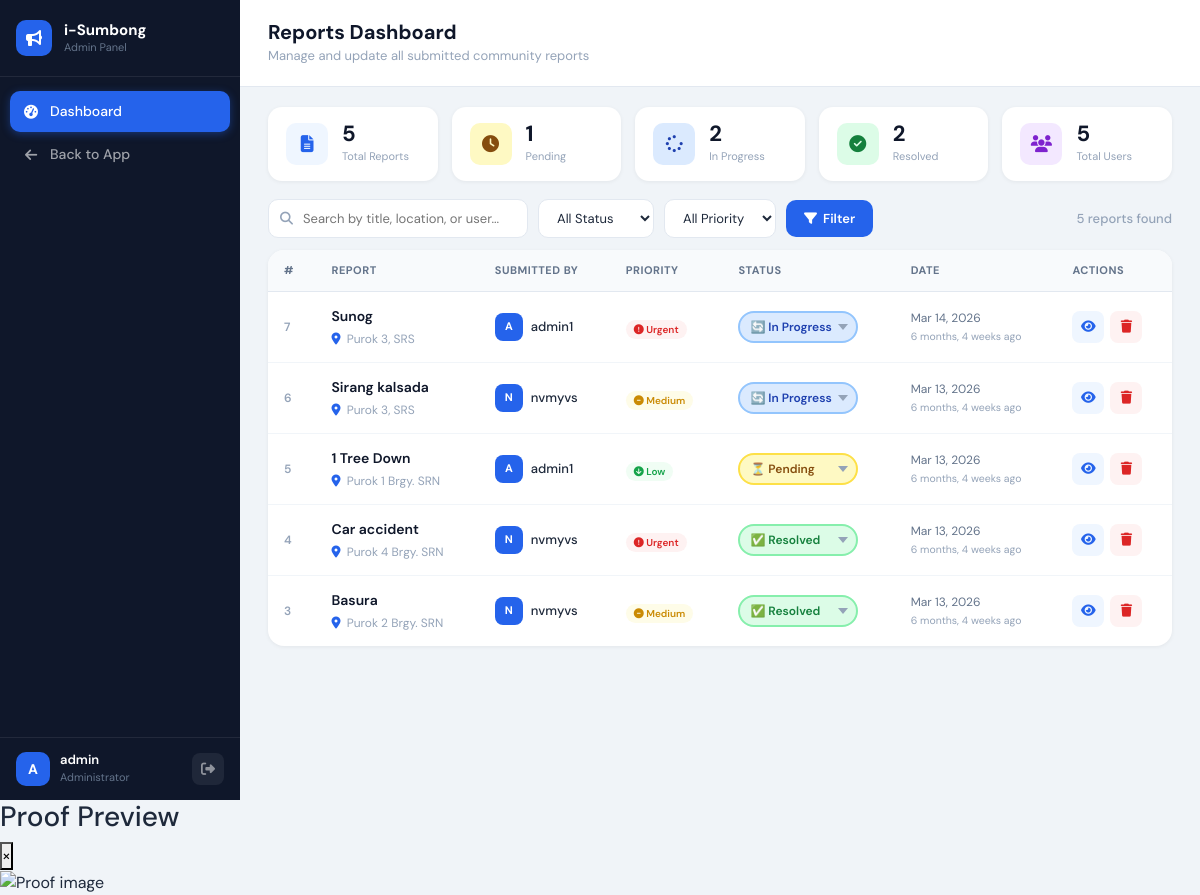
/admin-dashboard/ (signed in), run on the app's committed database.
### base/models.py (models this page shows, shortened)
class Report(models.Model):
    PRIORITY_CHOICES = [
        ('low', 'Low'),
        ('medium', 'Medium'),
        ('high', 'High'),
    ]
    STATUS_CHOICES = [
        ('pending', 'Pending'),
        ('in_progress', 'In Progress'),
        ('resolved', 'Resolved'),
    ]
    user = models.ForeignKey(User, on_delete=models.CASCADE, related_name='reports')
    title = models.CharField(max_length=255)
    location = models.CharField(max_length=255)
    priority = models.CharField(max_length=10, choices=PRIORITY_CHOICES, default='low')
    description = models.TextField()
    photo = models.ImageField(upload_to='reports/', blank=True, null=True)
    status = models.CharField(max_length=20, choices=STATUS_CHOICES, default='pending')
    created_at = models.DateTimeField(auto_now_add=True)
    updated_at = models.DateTimeField(auto_now=True)
    class Meta:
        ordering = ['-created_at']

### base/views.py (the view, shortened to what this page needs)
# urls.py: path('admin-dashboard/', views.admin_dashboard, name='admin_dashboard'),
@login_required
def admin_dashboard(request):
    if not request.user.is_staff:
        return redirect('home')
    status_filter = request.GET.get('status', '')
    priority_filter = request.GET.get('priority', '')
    search_query = request.GET.get('q', '')
    reports = Report.objects.all().select_related('user')
    if status_filter:
        reports = reports.filter(status=status_filter)
    if priority_filter:
        reports = reports.filter(priority=priority_filter)
    if search_query:
        reports = reports.filter(title__icontains=search_query) | reports.filter(location__icontains=search_query) | reports.filter(user__username__icontains=search_query)
    all_reports = Report.objects.all()
    context = {
        'reports': reports,
        'total': all_reports.count(),
        'pending': all_reports.filter(status='pending').count(),
        'in_progress': all_reports.filter(status='in_progress').count(),
        'resolved': all_reports.filter(status='resolved').count(),
        'total_users': User.objects.count(),
        'status_filter': status_filter,
        'priority_filter': priority_filter,
        'search_query': search_query,
    }
    return render(request, 'base/admin_dashboard.html', context)

### base/templates/base/admin_dashboard.html (shortened to what this page needs)
{% extends 'base/base.html' %}
{% load static %}
{% block full_content %}
<div class="admin-layout">
    <aside class="admin-sidenav">
        <div class="admin-sidenav-header">
            <div class="admin-brand">
                <div class="admin-brand-icon"><i class="fas fa-bullhorn"></i></div>
                <div>
                    <span class="admin-brand-title">i-Sumbong</span>
                    <span class="admin-brand-sub">Admin Panel</span>
                </div>
            </div>
        </div>
        <nav class="admin-nav">
            <a href="{% url 'admin_dashboard' %}" class="admin-nav-link active">
                <i class="fas fa-gauge-high"></i>
                <span>Dashboard</span>
            </a>
            <a href="{% url 'home' %}" class="admin-nav-link">
                <i class="fas fa-arrow-left"></i>
                <span>Back to App</span>
            </a>
        </nav>
        <div class="admin-sidenav-footer">
            <div class="admin-user-info">
                <div class="admin-avatar">{{ request.user.username|first|upper }}</div>
                <div>
                    <p class="admin-username">{{ request.user.username }}</p>
                    <p class="admin-role">Administrator</p>
                </div>
            </div>
            <a href="{% url 'logout' %}" class="admin-logout">
                <i class="fas fa-right-from-bracket"></i>
            </a>
        </div>
    </aside>
    <div class="admin-main">
        <div class="admin-topbar">
            <div>
                <h1 class="admin-page-title">Reports Dashboard</h1>
                <p class="admin-page-sub">Manage and update all submitted community reports</p>
            </div>
        </div>
        <div class="admin-stats">
            <div class="admin-stat-card">
                <div class="admin-stat-icon" style="background: #eff6ff; color: #2563eb;">
                    <i class="fas fa-file-lines"></i>
                </div>
                <div>
                    <span class="admin-stat-number">{{ total }}</span>
                    <span class="admin-stat-label">Total Reports</span>
                </div>
            </div>
            <div class="admin-stat-card">
                <div class="admin-stat-icon" style="background: #fef9c3; color: #854d0e;">
                    <i class="fas fa-clock"></i>
                </div>
                <div>
                    <span class="admin-stat-number">{{ pending }}</span>
                    <span class="admin-stat-label">Pending</span>
                </div>
            </div>
            <div class="admin-stat-card">
                <div class="admin-stat-icon" style="background: #dbeafe; color: #1e40af;">
                    <i class="fas fa-spinner"></i>
                </div>
                <div>
                    <span class="admin-stat-number">{{ in_progress }}</span>
                    <span class="admin-stat-label">In Progress</span>
                </div>
            </div>
            <div class="admin-stat-card">
                <div class="admin-stat-icon" style="background: #dcfce7; color: #15803d;">
                    <i class="fas fa-check-circle"></i>
                </div>
                <div>
                    <span class="admin-stat-number">{{ resolved }}</span>
                    <span class="admin-stat-label">Resolved</span>
                </div>
            </div>
            <div class="admin-stat-card">
                <div class="admin-stat-icon" style="background: #f3e8ff; color: #7e22ce;">
                    <i class="fas fa-users"></i>
                </div>
                <div>
                    <span class="admin-stat-number">{{ total_users }}</span>
                    <span class="admin-stat-label">Total Users</span>
                </div>
            </div>
        </div>
        <div class="admin-filters-bar">
            <form method="get" class="admin-filters-form">
                <div class="admin-search-wrap">
                    <i class="fas fa-search admin-search-icon"></i>
                    <input type="text" name="q" placeholder="Search by title, location, or user..."
                           class="admin-search-input" value="{{ search_query }}">
                </div>
                <select name="status" class="admin-filter-select">
                    <option value="">All Status</option>
                </select>
                <select name="priority" class="admin-filter-select">
                    <option value="">All Priority</option>
                </select>
                <button type="submit" class="admin-filter-btn">
                    <i class="fas fa-filter"></i> Filter
                </button>
            </form>
            <span class="admin-results-count">{{ reports|length }} report{{ reports|length|pluralize }} found</span>
        </div>
        <div class="admin-table-wrap">
            {% if reports %}
            <table class="admin-table">
                <thead>
                    <tr>
                        <th>#</th>
                        <th>Report</th>
                        <th>Submitted By</th>
                        <th>Priority</th>
                        <th>Status</th>
                        <th>Date</th>
                        <th>Actions</th>
                    </tr>
                </thead>
                <tbody>
                    {% for report in reports %}
                    <tr class="admin-table-row" id="row-{{ report.id }}">
                        <td class="admin-id">{{ report.id }}</td>
                        <td class="admin-report-cell">
                            <p class="admin-report-title">{{ report.title }}</p>
                            <p class="admin-report-location"><i class="fas fa-map-marker-alt"></i> {{ report.location }}</p>
                        </td>
                        <td>
                            <div class="admin-user-cell">
                                <div class="admin-mini-avatar">{{ report.user.username|first|upper }}</div>
                                <span>{{ report.user.username }}</span>
                            </div>
                        </td>
                        <td>
                            {% if report.priority == 'high' %}
                            <span class="priority-badge priority-high"><i class="fas fa-exclamation-circle"></i> Urgent</span>
                            {% elif report.priority == 'medium' %}
                            <span class="priority-badge priority-medium"><i class="fas fa-minus-circle"></i> Medium</span>
                            {% else %}
                            <span class="priority-badge priority-low"><i class="fas fa-arrow-circle-down"></i> Low</span>
                            {% endif %}
                        </td>
                        <td>
                            <form method="post" class="admin-status-form">
                                <select name="status" class="admin-status-select status-select-{{ report.status }}" onchange="this.form.submit()">
                                    <option value="pending" {% if report.status == 'pending' %}selected{% endif %}>⏳ Pending</option>
                                    <option value="in_progress" {% if report.status == 'in_progress' %}selected{% endif %}>🔄 In Progress</option>
                                    <option value="resolved" {% if report.status == 'resolved' %}selected{% endif %}>✅ Resolved</option>
                                </select>
                            </form>
                        </td>
                        <td class="admin-date">{{ report.created_at|date:"M d, Y" }}<br><small>{{ report.created_at|timesince }} ago</small></td>
                        <td>
                            <div class="admin-actions">
                                <button class="admin-btn-view"
                                    data-id="{{ report.id }}"
                                    data-title="{{ report.title|escapejs }}"
                                    data-location="{{ report.location|escapejs }}"
                                    data-description="{{ report.description|escapejs }}"
                                    data-user="{{ report.user.username }}"
                                    data-priority="{{ report.priority }}"
                                    data-status="{{ report.status }}"
                                    data-date="{{ report.created_at|date:'M d, Y' }}"
                                    data-photo="{% if report.photo %}{{ report.photo.url }}{% endif %}"
                                    title="View Details">
                                    <i class="fas fa-eye"></i>
                                </button>
                                <button class="admin-btn-delete"
                                    data-id="{{ report.id }}"
                                    data-title="{{ report.title|escapejs }}"
                                    title="Delete">
                                    <i class="fas fa-trash"></i>
                                </button>
                            </div>
                        </td>
                    </tr>
                    {% endfor %}
                </tbody>
            </table>
            {% endif %}
        </div>
    </div>
</div>
{% endblock %}

### data on the page
Report: id "7", title "Sunog", location "Purok 3, SRS", user.username|first "A", user.username "admin1", priority "high" (drawn), status "🔄 In Progress", created_at "Mar 14, 2026", created_at "6 months, 4 weeks"
Report: id "6", title "Sirang kalsada", location "Purok 3, SRS", user.username|first "N", user.username "nvmyvs", priority "medium" (drawn), status "🔄 In Progress", created_at "Mar 13, 2026", created_at "6 months, 4 weeks"
Report: id "5", title "1 Tree Down", location "Purok 1 Brgy. SRN", user.username|first "A", user.username "admin1", priority "low" (drawn), status "⏳ Pending", created_at "Mar 13, 2026", created_at "6 months, 4 weeks"
Report: id "4", title "Car accident", location "Purok 4 Brgy. SRN", user.username|first "N", user.username "nvmyvs", priority "high" (drawn), status "✅ Resolved", created_at "Mar 13, 2026", created_at "6 months, 4 weeks"
Report: id "3", title "Basura", location "Purok 2 Brgy. SRN", user.username|first "N", user.username "nvmyvs", priority "medium" (drawn), status "✅ Resolved", created_at "Mar 13, 2026", created_at "6 months, 4 weeks"

### other printed values
{{ request.user.username|first|upper }} "A"
{{ request.user.username }} "admin"
{{ total }} "5"
{{ pending }} "1"
{{ in_progress }} "2"
{{ resolved }} "2"
{{ total_users }} "5"
{{ reports|length }} "5"
